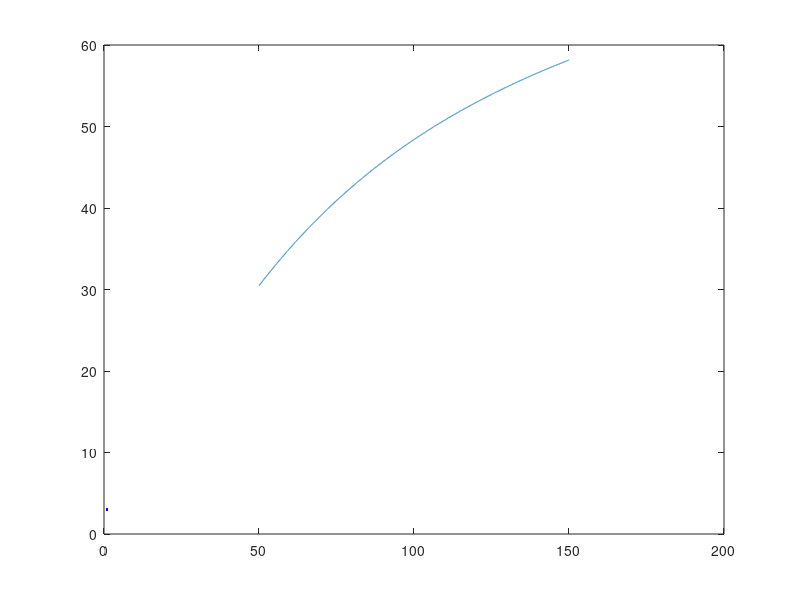

Here is the MATLAB script that generated this plot: (Note: this script raises an error after producing the figure.)
%DESARROLLO DEL CASO1
v_deseada = 35;
x=50:0.01:150;
f=((9.8.*x./15) .* (1 - exp(-(15 *9) ./x)));
plot(x,f,LineWidth=3,Color='b')
hold on
xlabel('EJE DE ABCISAS', FontSize=15,Color='m')
ylabel('EJE DE ORDENADAS', FontSize=15, Color='m')
yline(v_deseada, 'r--', 'LineWidth', 1.5)
title('MÉTODO DE BISECCIÓN', FontSize=15, Color='m')
grid on

%CALCULANDO VALORES
x=50;
f=(9.8.*x./15) .* (1 - exp(-(15 *9) ./x))-35
x=60;
f=(9.8.*x./15) .* (1 - exp(-(15 *9) ./x))-35
x=55;
f=(9.8.*x./15) .* (1 - exp(-(15 *9) ./x))-35
x=57.5;
f=(9.8.*x./15) .* (1 - exp(-(15 *9) ./x))-35
